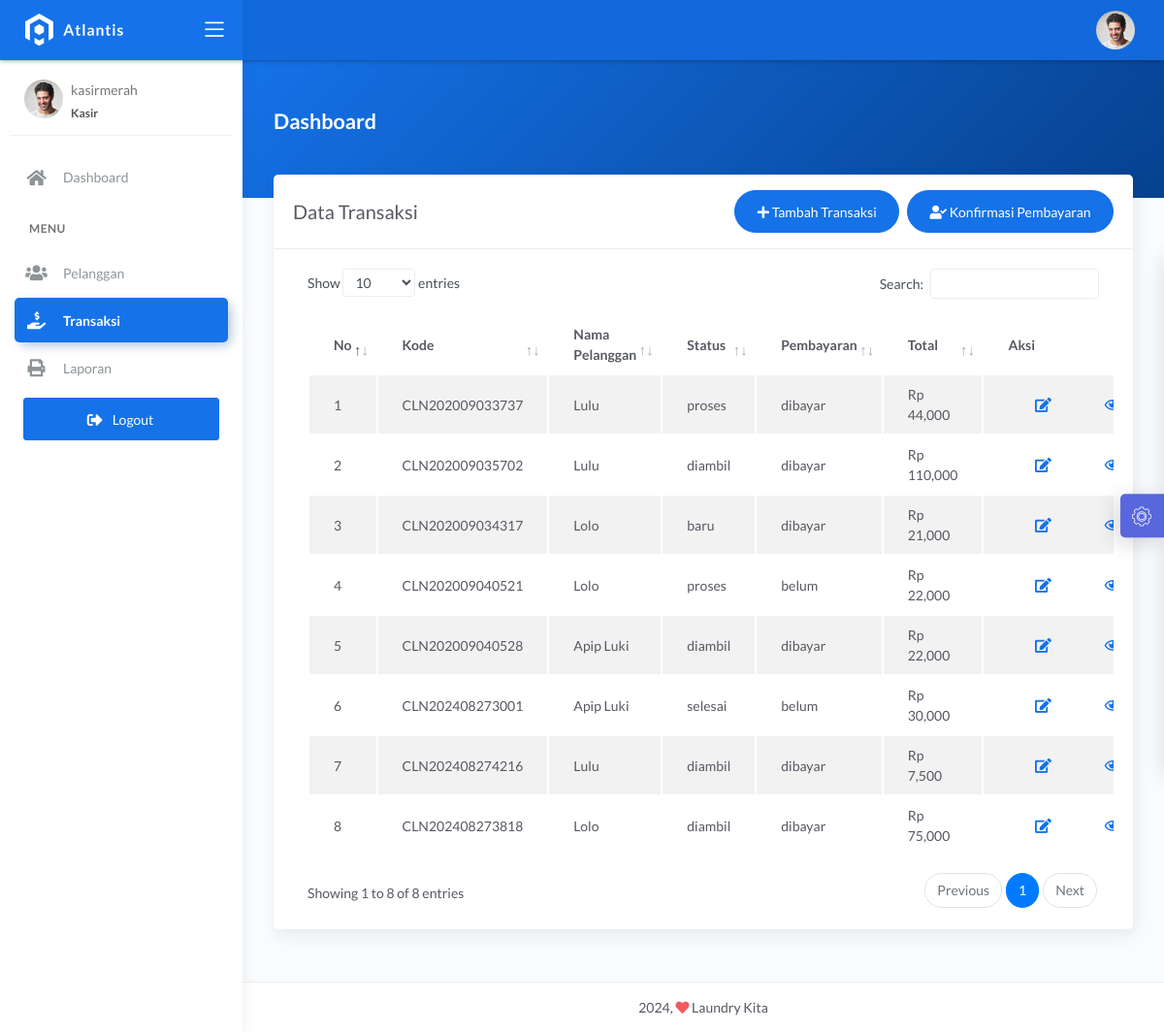
The app's page /kasir/transaksi.php (signed in) with its own data.
### tables this page shows
CREATE TABLE `transaksi` (
  `id_transaksi` int(11) NOT NULL,
  `outlet_id` int(11) DEFAULT NULL,
  `kode_invoice` varchar(228) DEFAULT NULL,
  `id_pelanggan` int(11) DEFAULT NULL,
  `tgl` datetime DEFAULT NULL,
  `batas_waktu` datetime DEFAULT NULL,
  `tgl_pembayaran` datetime DEFAULT NULL,
  `biaya_tambahan` int(11) DEFAULT NULL,
  `diskon` double DEFAULT NULL,
  `pajak` int(11) DEFAULT NULL,
  `status` enum('baru','proses','selesai','diambil') DEFAULT NULL,
  `status_bayar` enum('dibayar','belum') DEFAULT NULL,
  `id_user` int(11) DEFAULT NULL
);

CREATE TABLE `pelanggan` (
  `id_pelanggan` int(11) NOT NULL,
  `nama_pelanggan` varchar(228) NOT NULL,
  `alamat_pelanggan` text NOT NULL,
  `jenis_kelamin` enum('L','P') NOT NULL,
  `telp_pelanggan` varchar(15) NOT NULL,
  `no_ktp` varchar(30) NOT NULL
);

CREATE TABLE `detail_transaksi` (
  `id_detail` int(11) NOT NULL,
  `id_transaksi` int(11) NOT NULL,
  `id_paket` int(11) NOT NULL,
  `qty` double NOT NULL,
  `total_harga` double NOT NULL,
  `keterangan` text NOT NULL,
  `total_bayar` int(11) NOT NULL
);

### kasir/transaksi.php (the view, shortened to what this page needs)
<?php
$title = 'Data Transaksi';
require 'koneksi.php';
$query = "SELECT transaksi.*, pelanggan.nama_pelanggan, detail_transaksi.total_harga FROM transaksi INNER JOIN pelanggan ON pelanggan.id_pelanggan = transaksi.id_pelanggan INNER JOIN detail_transaksi ON detail_transaksi.id_transaksi = transaksi.id_transaksi";
$data = mysqli_query($conn, $query);
require 'header.php';
?>
<div class="panel-header bg-primary-gradient">
    <div class="page-inner py-5">
        <div class="d-flex align-items-left align-items-md-center flex-column flex-md-row">
            <div>
                <h2 class="text-white pb-2 fw-bold">Dashboard</h2>
            </div>
        </div>
    </div>
</div>
<div class="page-inner mt--5">
    <diva class="row">
        <div class="col-md-12">
            <div class="card">
                <div class="card-header">
                    <div class="d-flex align-items-center">
                        <h4 class="card-title"><?= $title; ?></h4>
                        <a href="cari.php" class="btn btn-primary btn-round ml-auto mr-2">
                            <i class="fa fa-plus"></i>
                            Tambah Transaksi
                        </a>
                        <a href="konfirmasi.php" class="btn btn-primary btn-round">
                            <i class="fas fa-user-check"></i>
                            Konfirmasi Pembayaran
                        </a>
                    </div>
                </div>
                <div class="card-body">
                    <div class="table-responsive">
                        <table id="basic-datatables" class="display table table-striped table-hover">
                            <thead>
                                <tr>
                                    <th style="width: 7%">No</th>
                                    <th>Kode</th>
                                    <th>Nama Pelanggan</th>
                                    <th>Status</th>
                                    <th>Pembayaran</th>
                                    <th>Total</th>
                                    <th style="width: 5%;">Aksi</th>
                                </tr>
                            </thead>
                            <tbody>
                                <?php
                                $no = 1;
                                if (mysqli_num_rows($data) > 0) {
                                    while ($trans = mysqli_fetch_assoc($data)) {
                                ?>
                                        <tr>
                                            <td><?= $no++; ?></td>
                                            <td><?= $trans['kode_invoice']; ?></td>
                                            <td><?= $trans['nama_pelanggan']; ?></td>
                                            <td><?= $trans['status']; ?></td>
                                            <td><?= $trans['status_bayar']; ?></td>
                                            <td><?= 'Rp ' . number_format($trans['total_harga']); ?></td>
                                            <td>
                                            <div class="form-button-action">
                                                    <a href="transaksi_edit.php?id=<?= $trans['id_transaksi']; ?>" type="button" data-toggle="tooltip" title="" class="btn btn-link btn-primary btn-lg" data-original-title="Edit">
                                                        <i class="fa fa-edit"></i>
                                                    </a>
                                                    <a href="transaksi_detail.php?id=<?= $trans['id_transaksi']; ?>" type="button" data-toggle="tooltip" title="" class="btn btn-link btn-primary btn-lg" data-original-title="Edit">
                                                        <i class="far fa-eye"></i>
                                                    </a>
                                                </div>
                                            </td>
                                        </tr>
                                <?php }
                                }
                                ?>
                            </tbody>
                        </table>
                    </div>
                </div>
            </div>
        </div>
</div>
</div>
<?php
require 'footer.php';
?>

### records on screen
transaksi: kode_invoice "CLN202009033737", id_pelanggan.nama_pelanggan "Lulu", status "proses", status_bayar "dibayar", detail_transaksi.total_harga "44,000"
transaksi: kode_invoice "CLN202009035702", id_pelanggan.nama_pelanggan "Lulu", status "diambil", status_bayar "dibayar", detail_transaksi.total_harga "110,000"
transaksi: kode_invoice "CLN202009034317", id_pelanggan.nama_pelanggan "Lolo", status "baru", status_bayar "dibayar", detail_transaksi.total_harga "21,000"
transaksi: kode_invoice "CLN202009040521", id_pelanggan.nama_pelanggan "Lolo", status "proses", status_bayar "belum", detail_transaksi.total_harga "22,000"
transaksi: kode_invoice "CLN202009040528", id_pelanggan.nama_pelanggan "Apip Luki", status "diambil", status_bayar "dibayar", detail_transaksi.total_harga "22,000"
transaksi: kode_invoice "CLN202408273001", id_pelanggan.nama_pelanggan "Apip Luki", status "selesai", status_bayar "belum", detail_transaksi.total_harga "30,000"
transaksi: kode_invoice "CLN202408274216", id_pelanggan.nama_pelanggan "Lulu", status "diambil", status_bayar "dibayar", detail_transaksi.total_harga "7,500"
transaksi: kode_invoice "CLN202408273818", id_pelanggan.nama_pelanggan "Lolo", status "diambil", status_bayar "dibayar", detail_transaksi.total_harga "75,000"

### other values on screen
$_SESSION['username'] "kasirmerah"
$title "Data Transaksi"
